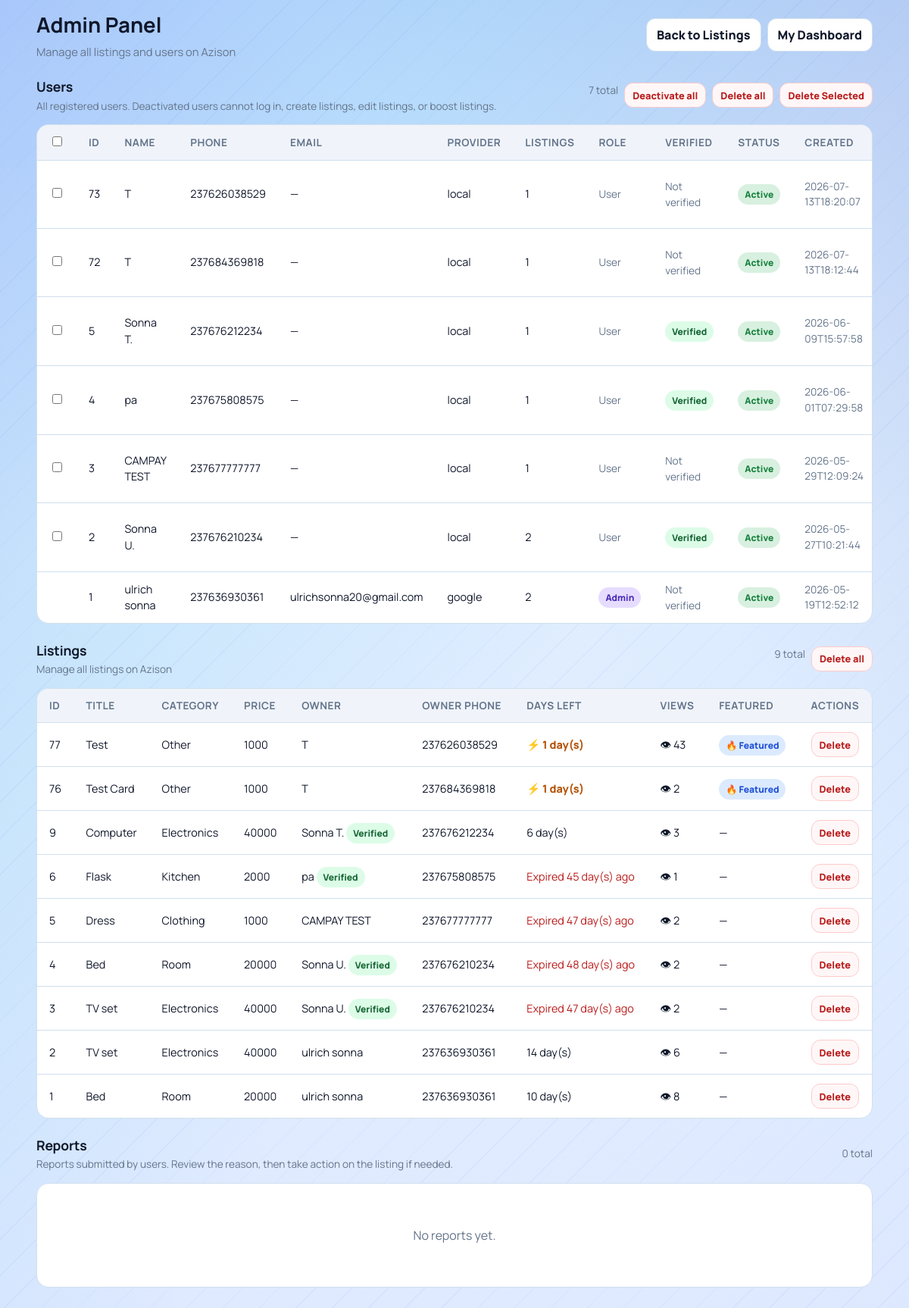
Page /admin (signed in) on the earlier database version.
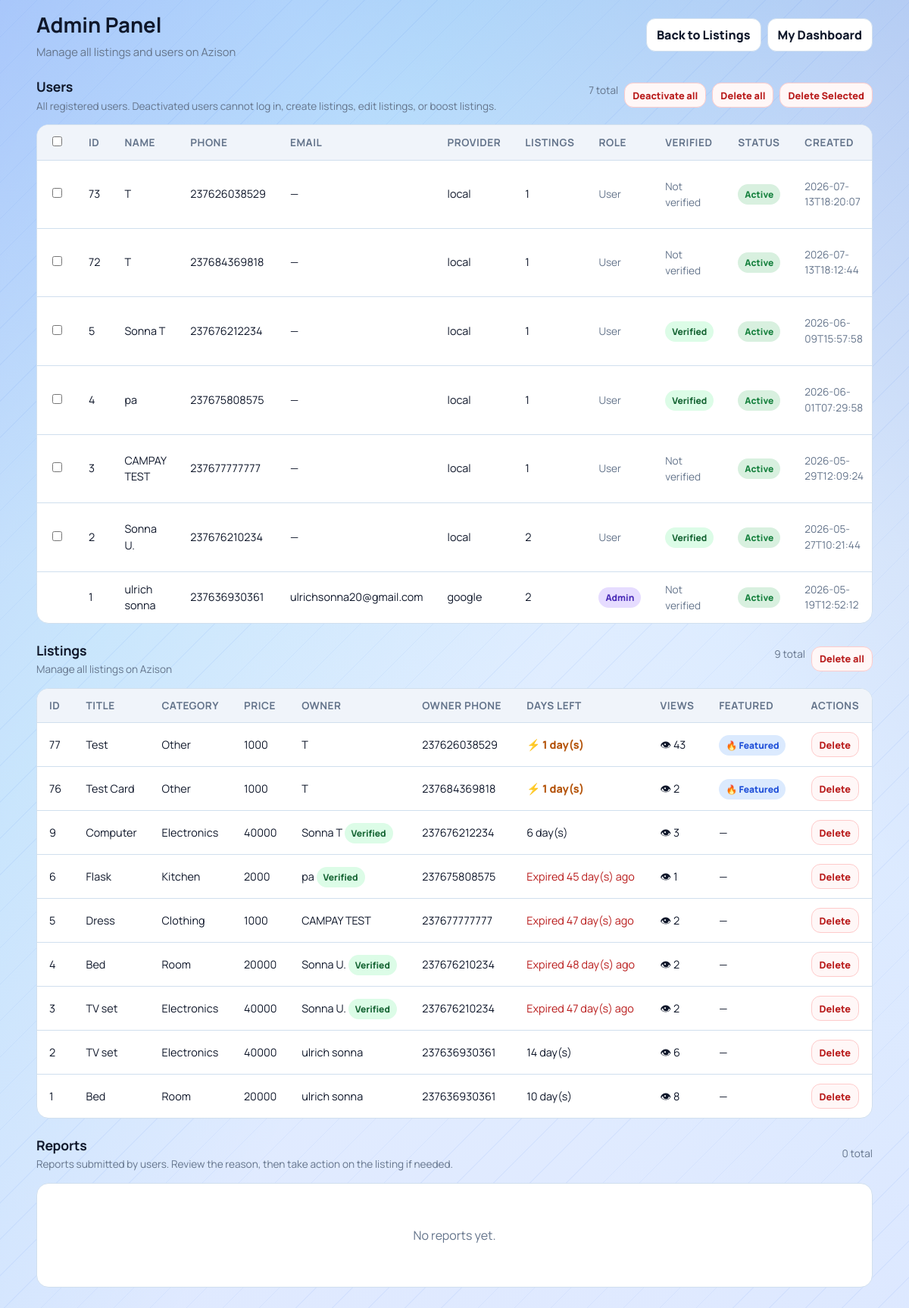
Same page on the later database version.
### tables this page shows
CREATE TABLE users(
            id INTEGER PRIMARY KEY AUTOINCREMENT,
            full_name TEXT NOT NULL,
            phone TEXT NOT NULL UNIQUE,
            password_hash TEXT NOT NULL,
            email TEXT,
            google_sub TEXT,
            auth_provider TEXT NOT NULL DEFAULT 'local',
            created_at TEXT NOT NULL
        , is_admin INTEGER DEFAULT 0, is_active INTEGER DEFAULT 1, is_verified INTEGER DEFAULT 0);

CREATE TABLE listings(
            id INTEGER PRIMARY KEY AUTOINCREMENT,
            title TEXT,
            price TEXT,
            category TEXT,
            phone TEXT,
            owner_phone TEXT,
            leave_date TEXT,
            description TEXT,
            image TEXT,
            is_featured INTEGER DEFAULT 0
        , view_count INTEGER DEFAULT 0);

### app.py (the view, shortened to what this page needs)
@app.route("/admin")
@admin_required
def admin_panel():
    conn = get_db()
    cursor = conn.cursor()
    ensure_user_verified_column(cursor)
    conn.commit()
    cursor.execute(
        """
        SELECT l.*, u.full_name as owner_name, u.is_verified as owner_is_verified
        FROM listings l
        LEFT JOIN users u ON u.phone = l.owner_phone
        ORDER BY l.id DESC
        """
    )
    rows = cursor.fetchall()
    cursor.execute(
        """
        SELECT u.id, u.full_name, u.phone, u.email, u.auth_provider, u.is_admin, u.is_active, u.is_verified, u.created_at,
               (SELECT COUNT(*) FROM listings l WHERE l.owner_phone = u.phone) AS listing_count
        FROM users u
        ORDER BY u.is_active ASC, u.id DESC
        """
    )
    user_rows = cursor.fetchall()
    cursor.execute(
        """
        SELECT r.id, r.listing_id, r.reporter_user_id, r.reason, r.comment, r.created_at,
               l.title AS listing_title, l.category AS listing_category,
               u.full_name AS reporter_name, u.phone AS reporter_phone, u.email AS reporter_email
        FROM reports r
        LEFT JOIN listings l ON l.id = r.listing_id
        LEFT JOIN users u ON u.id = r.reporter_user_id
        ORDER BY r.id DESC
        """
    )
    report_rows = cursor.fetchall()
    conn.close()
    today = current_date()
    listings = []
    for row in rows:
        leave_date = datetime.strptime(row["leave_date"], "%Y-%m-%d").date()
        days_left = (leave_date - today).days
        is_expired = days_left < 0
        is_soon = 0 <= days_left <= 3
        listings.append(
            {
                "id": row["id"],
                "title": row["title"],
                "price": row["price"],
                "category": row["category"],
                "phone": row["phone"],
                "owner_phone": row["owner_phone"] or "",
                "owner_name": row["owner_name"] or "Unknown",
                "owner_is_verified": bool(row_value(row, "owner_is_verified", 0) == 1),
                "leave_date": row["leave_date"],
                "description": row["description"] or "",
                "image": row["image"],
                "is_featured": row["is_featured"],
                "view_count": row["view_count"],
                "days_left": days_left,
                "is_expired": is_expired,
                "is_soon": is_soon,
            }
        )
    users = []
    for user_row in user_rows:
        users.append(
            {
                "id": user_row["id"],
                "full_name": user_row["full_name"] or "",
                "phone": user_row["phone"] or "",
                "email": user_row["email"] or "",
                "auth_provider": user_row["auth_provider"] or "local",
                "is_admin": bool(user_row["is_admin"] == 1),
                "is_active": bool(user_row["is_active"] == 1),
                "is_verified": bool(row_value(user_row, "is_verified", 0) == 1),
                "created_at": user_row["created_at"] or "",
                "listing_count": user_row["listing_count"] or 0,
            }
        )
    reports = []
    return render_template("admin.html", listings=listings, users=users, reports=reports)

### templates/admin.html (shortened to what this page needs)
<!DOCTYPE html>
<html lang="en">
<head>
    <link rel="stylesheet" href="{{ url_for('static', filename='css/marketplace.css') }}">
</head>
<body>
    <main class="page">
        <section class="topbar">
            <div class="title-wrap">
                <h1>Admin Panel</h1>
                <p>Manage all listings and users on Azison</p>
            </div>
            <div class="actions">
                <a class="btn" href="{{ url_for('home') }}">Back to Listings</a>
                <a class="btn" href="{{ url_for('dashboard') }}">My Dashboard</a>
            </div>
        </section>
        <section class="section-heading">
            <div>
                <h2>Users</h2>
                <p>All registered users. Deactivated users cannot log in, create listings, edit listings, or boost listings.</p>
            </div>
            <div class="actions" style="gap: 8px;">
                <span class="muted-text">{% if users %}{{ users|length }} total{% else %}0 total{% endif %}</span>
                {% if users %}
                    <form method="POST" action="{{ url_for('admin_deactivate_all_users') }}" onsubmit="return confirm('Deactivate ALL non-admin users? You can re-activate them later from this page.');" style="display:inline; margin: 0;">
                        <button class="danger-btn" type="submit">Deactivate all</button>
                    </form>
                    <button type="button" class="danger-btn" onclick="confirmDeleteAllUsers();">Delete all</button>
                    <button type="button" class="danger-btn" id="bulk-delete-users-btn" onclick="confirmBulkDeleteUsers();" disabled>Delete Selected</button>
                {% endif %}
            </div>
        </section>
        <section class="table-container">
            {% if users %}
                <table>
                    <thead>
                        <tr>
                            <th><input type="checkbox" id="select-all-users" onchange="toggleAllUserCheckboxes(this);"></th>
                            <th>ID</th>
                            <th>Name</th>
                            <th>Phone</th>
                            <th>Email</th>
                            <th>Provider</th>
                            <th>Listings</th>
                            <th>Role</th>
                            <th>Verified</th>
                            <th>Status</th>
                            <th>Created</th>
                        </tr>
                    </thead>
                    <tbody>
                        {% for u in users %}
                        <tr>
                            <td>
                                {% if not u['is_admin'] and not (current_user and current_user.get('id') == u['id']) %}
                                    <input form="bulk-delete-users-form" type="checkbox" name="user_ids" value="{{ u['id'] }}" class="user-checkbox" onchange="updateBulkDeleteButton();">
                                {% endif %}
                            </td>
                            <td>{{ u['id'] }}</td>
                            <td>{{ u['full_name'] }}</td>
                            <td>{{ u['phone'] }}</td>
                            <td>{{ u['email'] or '—' }}</td>
                            <td>{{ u['auth_provider'] }}</td>
                            <td>{{ u['listing_count'] }}</td>
                            <td>
                                {% if u['is_admin'] %}
                                    <span class="badge admin">Admin</span>
                                {% else %}
                                    <span class="muted-text">User</span>
                                {% endif %}
                            </td>
                            <td>
                                {% if u['is_verified'] %}
                                    <span class="badge verified">Verified</span>
                                {% else %}
                                    <span class="muted-text">Not verified</span>
                                {% endif %}
                            </td>
                            <td>
                                {% if u['is_active'] %}
                                    <span class="badge active">Active</span>
                                {% else %}
                                    <span class="badge deactivated">Deactivated</span>
                                {% endif %}
                            </td>
                            <td class="muted-text">{{ u['created_at'] }}</td>
                        </tr>
                        {% endfor %}
                    </tbody>
                </table>
            {% else %}
                <div class="empty">
                    <p>No users found.</p>
                </div>
            {% endif %}
        </section>
        <section class="section-heading">
            <div>
                <h2>Listings</h2>
                <p>Manage all listings on Azison</p>
            </div>
            <div class="actions" style="gap: 8px;">
                <span class="muted-text">{% if listings %}{{ listings|length }} total{% else %}0 total{% endif %}</span>
                {% if listings %}
                    <button type="button" class="danger-btn" onclick="confirmDeleteAllListings();">Delete all</button>
                {% endif %}
            </div>
        </section>
        <section class="table-container">
            {% if listings %}
                <table>
                    <thead>
                        <tr>
                            <th>ID</th>
                            <th>Title</th>
                            <th>Category</th>
                            <th>Price</th>
                            <th>Owner</th>
                            <th>Owner Phone</th>
                            <th>Days Left</th>
                            <th>Views</th>
                            <th>Featured</th>
                            <th>Actions</th>
                        </tr>
                    </thead>
                    <tbody>
                        {% for item in listings %}
                        <tr>
                            <td>{{ item['id'] }}</td>
                            <td>{{ item['title'] }}</td>
                            <td>{{ item['category'] }}</td>
                            <td>{{ item['price'] }}</td>
                            <td>
                                {{ item['owner_name'] }}
                                {% if item['owner_is_verified'] %}
                                    <span class="badge verified">Verified</span>
                                {% endif %}
                            </td>
                            <td>{{ item['owner_phone'] }}</td>
                            <td>
                                {% if item['is_expired'] %}
                                    <span style="color: var(--danger);">Expired {{ item['days_left'] * -1 }} day(s) ago</span>
                                {% elif item['is_soon'] %}
                                    <span class="deadline soon">⚡ {{ item['days_left'] }} day(s)</span>
                                {% else %}
                                    {{ item['days_left'] }} day(s)
                                {% endif %}
                            </td>
                            <td>👁 {{ item['view_count'] or 0 }}</td>
                            <td>
                                {% if item['is_featured'] == 1 %}
                                    <span class="badge featured">🔥 Featured</span>
                                {% else %}
                                    —
                                {% endif %}
                            </td>
                            <td>
                                <form method="POST" action="{{ url_for('admin_delete_listing', id=item['id']) }}" onsubmit="return confirm('Are you sure you want to delete this listing?');">
                                    <button class="danger-btn" type="submit">Delete</button>
                                </form>
                            </td>
                        </tr>
                        {% endfor %}
                    </tbody>
                </table>
            {% else %}
                <div class="empty">
                    <p>No listings found.</p>
                </div>
            {% endif %}
        </section>
        <section class="section-heading">
            <div>
                <h2>Reports</h2>
                <p>Reports submitted by users. Review the reason, then take action on the listing if needed.</p>
            </div>
            <div class="actions" style="gap: 8px;">
                <span class="muted-text">{% if reports %}{{ reports|length }} total{% else %}0 total{% endif %}</span>
            </div>
        </section>
        <section class="table-container">
            {% if reports %}
                <table>
                    <thead>
                        <tr>
                            <th>ID</th>
                            <th>Listing</th>
                            <th>Category</th>
                            <th>Reason</th>
                            <th>Comment</th>
                            <th>Reporter</th>
                            <th>Reporter Phone</th>
                            <th>Reporter Email</th>
                            <th>Submitted</th>
                            <th>Actions</th>
                        </tr>
                    </thead>
                    <tbody>
                        {% for r in reports %}
                        <tr>
                            <td>{{ r['id'] }}</td>
                            <td>
                                {% if r['listing_exists'] %}
                                    <a href="{{ url_for('listing_detail', id=r['listing_id']) }}" target="_blank" rel="noopener">{{ r['listing_title'] or ('Listing #' + r['listing_id']|string) }}</a>
                                {% else %}
                                    <span class="muted-text">Listing #{{ r['listing_id'] }} (deleted)</span>
                                {% endif %}
                            </td>
                            <td>{{ r['listing_category'] or '—' }}</td>
                            <td><span class="badge expired">{{ r['reason'] }}</span></td>
                            <td>
                                {% if r['comment'] %}
                                    <span title="{{ r['comment'] }}">{{ r['comment'][:80] }}{% if r['comment']|length > 80 %}…{% endif %}</span>
                                {% else %}
                                    <span class="muted-text">—</span>
                                {% endif %}
                            </td>
                            <td>{{ r['reporter_name'] }}</td>
                            <td>{{ r['reporter_phone'] or '—' }}</td>
                            <td>{{ r['reporter_email'] or '—' }}</td>
                            <td class="muted-text">{{ r['created_at'] }}</td>
                            <td>
                                <div style="display:flex; flex-direction:column; gap: 6px; align-items: flex-start;">
                                    <form method="POST" action="{{ url_for('admin_dismiss_report', report_id=r['id']) }}" onsubmit="return confirm('Dismiss this report? The listing will be kept.');" style="margin:0;">
                                        <button class="success-btn" type="submit">Dismiss</button>
                                    </form>
                                    {% if r['listing_exists'] %}
                                        <form method="POST" action="{{ url_for('admin_delete_listing', id=r['listing_id']) }}" onsubmit="return confirm('Delete this listing? This will also remove the report.');" style="margin:0;">
                                            <button class="danger-btn" type="submit">Delete listing</button>
                                        </form>
                                    {% else %}
                                        <span class="muted-text">No listing</span>
                                    {% endif %}
                                </div>
                            </td>
                        </tr>
                        {% endfor %}
                    </tbody>
                </table>
            {% else %}
                <div class="empty">
                    <p>No reports yet.</p>
                </div>
            {% endif %}
        </section>
    </main>
</body>
</html>

Differences in the rows shown:
changed users id 5: full_name "Sonna T." → "Sonna T"
changed through a linked row, listings "Computer": owner_name "Sonna T." → "Sonna T"
